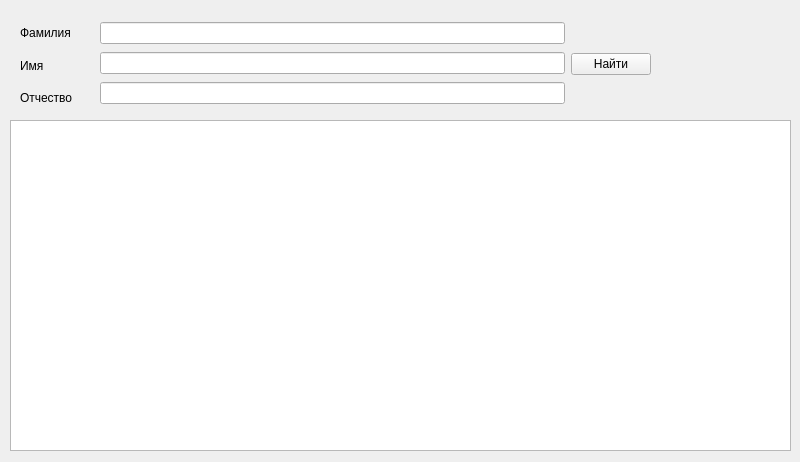
<?xml version="1.0" encoding="UTF-8"?>
<ui version="4.0">
 <class>search</class>
 <widget class="QWidget" name="search">
  <property name="geometry">
   <rect>
    <x>0</x>
    <y>0</y>
    <width>800</width>
    <height>462</height>
   </rect>
  </property>
  <property name="minimumSize">
   <size>
    <width>800</width>
    <height>462</height>
   </size>
  </property>
  <property name="maximumSize">
   <size>
    <width>800</width>
    <height>462</height>
   </size>
  </property>
  <property name="windowTitle">
   <string>Form</string>
  </property>
  <widget class="QTableView" name="tableView">
   <property name="geometry">
    <rect>
     <x>10</x>
     <y>120</y>
     <width>781</width>
     <height>331</height>
    </rect>
   </property>
  </widget>
  <widget class="QWidget" name="layoutWidget">
   <property name="geometry">
    <rect>
     <x>100</x>
     <y>20</y>
     <width>551</width>
     <height>88</height>
    </rect>
   </property>
   <layout class="QHBoxLayout" name="horizontalLayout">
    <item>
     <layout class="QVBoxLayout" name="verticalLayout">
      <item>
       <widget class="QLineEdit" name="lineEdit"/>
      </item>
      <item>
       <widget class="QLineEdit" name="lineEdit_2"/>
      </item>
      <item>
       <widget class="QLineEdit" name="lineEdit_3"/>
      </item>
     </layout>
    </item>
    <item>
     <widget class="QPushButton" name="pushButton">
      <property name="text">
       <string>Найти</string>
      </property>
     </widget>
    </item>
   </layout>
  </widget>
  <widget class="QWidget" name="">
   <property name="geometry">
    <rect>
     <x>20</x>
     <y>20</y>
     <width>81</width>
     <height>91</height>
    </rect>
   </property>
   <layout class="QVBoxLayout" name="verticalLayout_2">
    <item>
     <widget class="QLabel" name="label">
      <property name="text">
       <string>Фамилия</string>
      </property>
     </widget>
    </item>
    <item>
     <widget class="QLabel" name="label_2">
      <property name="text">
       <string>Имя</string>
      </property>
     </widget>
    </item>
    <item>
     <widget class="QLabel" name="label_3">
      <property name="text">
       <string>Отчество</string>
      </property>
     </widget>
    </item>
   </layout>
  </widget>
 </widget>
 <resources/>
 <connections/>
</ui>
